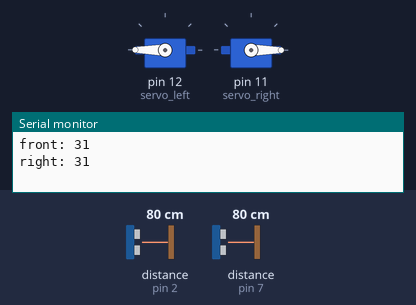
Bench run of a sketch on a simulated Arduino Uno, built with avr-gcc and run on an emulated ATmega328P. Parts: 2 × servo, the last lines printed to the serial monitor. The test bench sets the inputs (shaded band); at power-on: distance to the obstacle (sensors on pin 2, pin 7) 80 cm. The echo pulse lasts 58.3 µs per cm.

Above: at 6.2 s.
6.3 s: distance to the obstacle (sensor on pin 2) set to 19 cm
9.8 s: distance to the obstacle (sensor on pin 2) set to 15 cm
At 10.1 s:
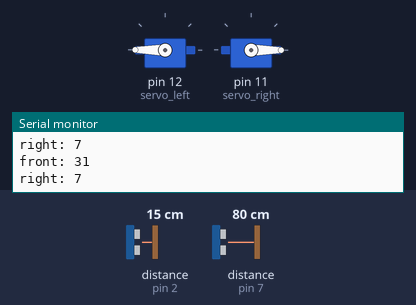
12.8 s: distance to the obstacle (sensor on pin 7) set to 17 cm
15.8 s: distance to the obstacle (sensor on pin 7) set to 13 cm
At 16.6 s:
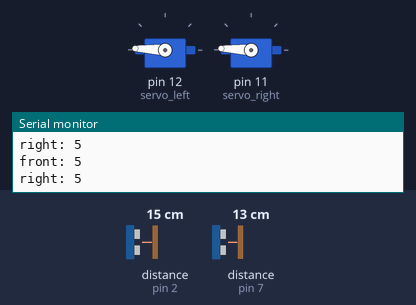
18.8 s: distance to the obstacle (sensor on pin 7) set to 18 cm
At 19.6 s:
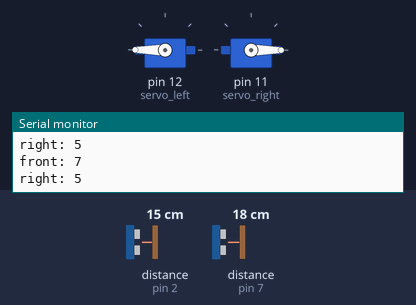
21.8 s: distance to the obstacle (sensor on pin 7) set to 2 cm
At 23.1 s:
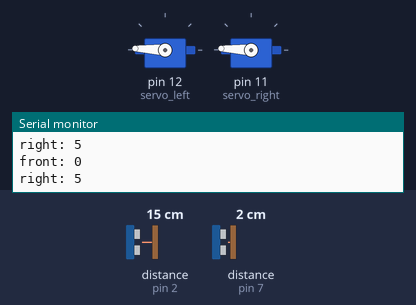
Timing chart, 0 to 24.8 s (numbered marks = the images above; inputs shaded):
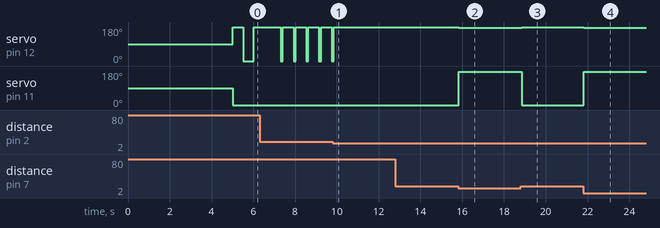

The sketch:

Maze_Competition.ino
```cpp
#include <Servo.h>
Servo servo_left;
Servo servo_right;

int front_sw = 7;
int side_sw = 2;
volatile bool front = 0;
volatile bool side = 0;

const int RIGHT_OFFSET = 3;
const int LEFT_OFFSET = 3;

int i = 0;

void setup()
{
  //set up servos
  servo_left.attach(12);
  servo_right.attach(11);

  Serial.begin(9600);
  delay(5000);
}

void loop()
{
  /*if(start==1){
  //if both low, drift left
  if(!side&&!front)
  {
    Turn_Left();
  }

  //if side high and front low, drift right
  if(side&&!front)
  {
    Drift_Left();
  }

  //if side low and front high, turn left
  if(!side&&front)
  {
    Turn_Right();
  }

  //if both high, turn right
  if(side&&front)
  {
    Turn_Right();
  }

  front = 0;
  side = 0;
  }*/

  long duration, inches_l,inches_f;
  pinMode(front_sw, OUTPUT);
  digitalWrite(front_sw,LOW);
  delayMicroseconds(2);
  digitalWrite(front_sw,HIGH);
  delayMicroseconds(5);
  digitalWrite(front_sw,LOW);

  pinMode(front_sw,INPUT);
  duration = pulseIn(front_sw,HIGH);

  inches_f = duration / 74 / 2;

  Serial.print("front: ");
  Serial.println(inches_f);

  pinMode(side_sw, OUTPUT);
  digitalWrite(side_sw,LOW);
  delayMicroseconds(2);
  digitalWrite(side_sw,HIGH);
  delayMicroseconds(5);
  digitalWrite(side_sw,LOW);

  pinMode(side_sw,INPUT);
  duration = pulseIn(side_sw,HIGH);

  inches_l = duration / 74 / 2;

  Serial.print("right: ");
  Serial.println(inches_l);

  //if left and front wall close, turn right
  if(inches_f<=5)
  {
    Turn_Right();
  }
  //if left of control limit, correct right
  else if(inches_l<5)
  {
    Correct_Right();
  }
  //if right of control limit, correct left
  else if(inches_l>6&&inches_l<8)
  {
    Correct_Left();
  }
  //if left wall super far away, turn left 90 degrees and move forward a couple inches
  else if(inches_l>7)
  {
    Turn_Left();
  }
  //otherwise if inside control limits move straight ahead
  else
  {
    Forward();
  }
}

/*void High()
{
  //run when either sensor changes
  side = digitalRead(side_sw);
  Serial.print("side: ");
  Serial.println(side);
  front = digitalRead(front_sw);
  Serial.print("front: ");
  Serial.println(front);

}*/

/*void Drift_Left(){
  servo_left.write(180-LEFT_OFFSET);
  servo_right.write(20+RIGHT_OFFSET);
}

void Drift_Right(){
  //servo_left.write(110-LEFT_OFFSET);
  //servo_right.write(80+RIGHT_OFFSET);

  servo_left.write(180-LEFT_OFFSET);
  servo_right.write(180-RIGHT_OFFSET);
  delay(100);
}*/

void Turn_Right()
{
  /*Reverse();
  delay(300);
  servo_left.write(180-LEFT_OFFSET);
  servo_right.write(180-RIGHT_OFFSET);
  delay(1000);

  while(!side)
  {
    side = digitalRead(side_sw);
    Drift_Left();
  }

  servo_left.write(180-LEFT_OFFSET);
  servo_right.write(180-RIGHT_OFFSET);
  delay(250);

  while(!side)
  {
    side = digitalRead(side_sw);
    Drift_Left();
  }*/

  servo_left.write(180-LEFT_OFFSET);
  servo_right.write(180-RIGHT_OFFSET);
  delay(500);
}

void Turn_Left(){
  Forward();
  delay(500);
  servo_left.write(0-LEFT_OFFSET);
  servo_right.write(0-RIGHT_OFFSET);
  delay(500);
  Forward();
  delay(1300);
}

void Stop()
{
  servo_left.write(90+LEFT_OFFSET);
  servo_right.write(90+RIGHT_OFFSET);
}

void Reverse()
{
  servo_left.write(0+LEFT_OFFSET);
  servo_right.write(180-RIGHT_OFFSET);
}

void Correct_Left()
{
  servo_left.write(0-LEFT_OFFSET);
  servo_right.write(0-RIGHT_OFFSET);
  delay(100);
  Forward();
  delay(500);
}

void Correct_Right()
{
  servo_left.write(180-LEFT_OFFSET);
  servo_right.write(180-RIGHT_OFFSET);
  delay(100);
  Forward();
  delay(500);
}

void Forward()
{
  servo_left.write(180+LEFT_OFFSET);
  servo_right.write(0-RIGHT_OFFSET);
}
```

Measured:
- the behaviour switches between 16 and 15 cm on distance to the obstacle (sensor on pin 7) (found by bisection; images 1 and 2)
- after the input at 9.8 s, servo on pin 12 (servo_left): goes on until 9.8 s, then stays 180°
- after the input at 15.8 s, servo on pin 12 (servo_left): 180° → 177° at once; servo on pin 11 (servo_right): 0° → 177° at once
- after the input at 18.8 s, servo on pin 12 (servo_left): 177° → 180° after 0.05 s; servo on pin 11 (servo_right): 177° → 0° after 0.05 s
- after the input at 21.8 s, servo on pin 12 (servo_left): 180° → 177° at once; servo on pin 11 (servo_right): 0° → 177° at once
- by itself, servo on pin 12 (servo_left): alternates 180° for 0.51 s and 0° for 0.10 s
